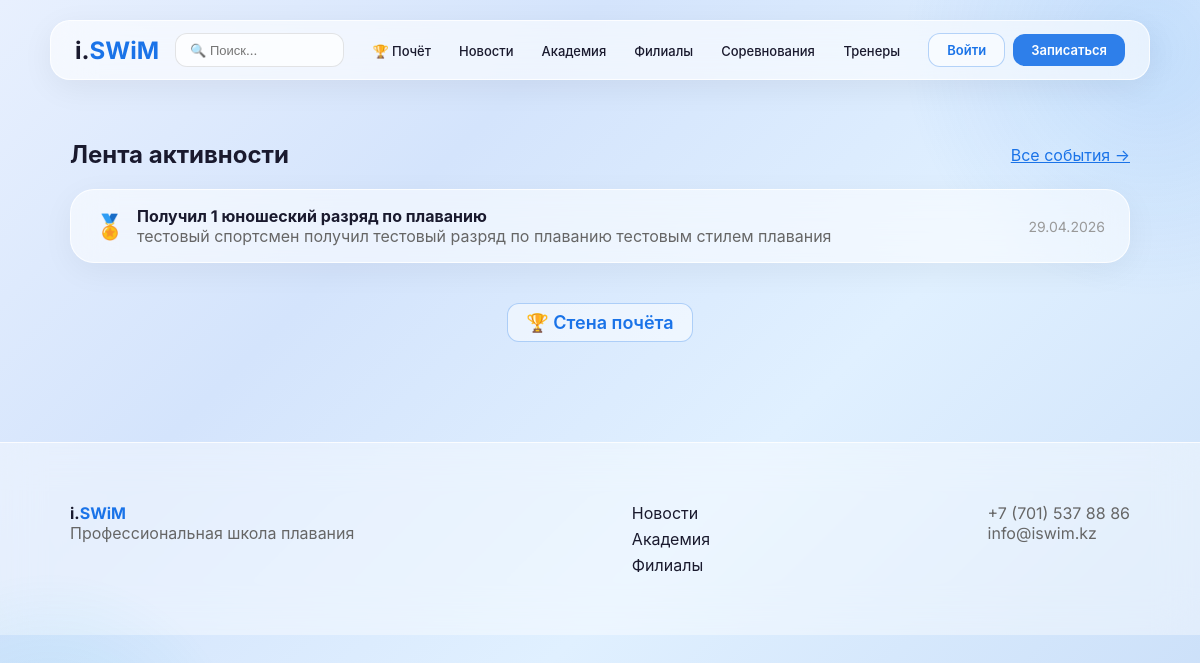
The page / on the database its author committed.
### activity/models.py (models this page shows, shortened)
class Activity(models.Model):
    ACTIVITY_TYPES = [
        ('achievement', 'Достижение'),
        ('competition', 'Соревнование'),
        ('record', 'Рекорд'),
        ('photo', 'Фото'),
        ('other', 'Другое'),
    ]
    user = models.ForeignKey(User, on_delete=models.CASCADE, related_name='activities', verbose_name='Пользователь')
    activity_type = models.CharField(max_length=20, choices=ACTIVITY_TYPES, verbose_name='Тип')
    title = models.CharField(max_length=300, verbose_name='Заголовок')
    description = models.TextField(blank=True, verbose_name='Описание')
    link = models.CharField(max_length=500, blank=True, verbose_name='Ссылка')
    created_at = models.DateTimeField(auto_now_add=True, verbose_name='Создано')
    class Meta:
        verbose_name = 'Активность'
        verbose_name_plural = 'Активности'
        ordering = ['-created_at']

### core/views.py (the view)
# urls.py: path('', index, name='home'),
def index(request):
    activities = Activity.objects.all()[:5]
    return render(request, 'core/index.html', {'activities': activities})

### core/templates/core/index.html
{% extends 'core/base.html' %}
{% block content %}
<div class="container" style="margin-top:40px;">
    {% if activities %}
    <div>
        <div style="display:flex;justify-content:space-between;align-items:center;margin-bottom:20px;">
            <h2 style="font-weight:700;">Лента активности</h2>
            <a href="{% url 'activity_list' %}" style="color:#1a73e8;">Все события →</a>
        </div>
        {% for activity in activities %}
            <div class="glass-card" style="margin-bottom:8px;padding:16px 24px;display:flex;align-items:center;gap:12px;">
                <span style="font-size:24px;">
                    {% if activity.activity_type == 'achievement' %}🏅
                    {% elif activity.activity_type == 'record' %}⭐
                    {% elif activity.activity_type == 'competition' %}🏊
                    {% elif activity.activity_type == 'photo' %}📸
                    {% else %}📣{% endif %}
                </span>
                <div style="flex:1;">
                    <strong>{{ activity.title }}</strong>
                    {% if activity.description %}<p style="color:#666;margin:0;">{{ activity.description }}</p>{% endif %}
                </div>
                <span style="color:#999;font-size:14px;">{{ activity.created_at|date:"d.m.Y" }}</span>
            </div>
        {% endfor %}
    </div>
    {% else %}
    <div class="glass-card" style="text-align:center;padding:48px;">
        <p style="color:#999;font-size:18px;">Пока нет событий</p>
    </div>
    {% endif %}
    <div style="margin-top:40px;text-align:center;">
        <a href="{% url 'wall_of_fame' %}" class="btn-glass-outline" style="font-size:18px;">🏆 Стена почёта</a>
    </div>
</div>
{% endblock %}

### core/templates/core/base.html (style rules this page uses)
* { margin: 0; padding: 0; box-sizing: border-box; }
body { font-family: 'Inter', -apple-system, BlinkMacSystemFont, sans-serif; background: linear-gradient(135deg, #e8f0fe 0%, #d4e4fc 30%, #e0f0ff 60%, #c8ddf8 100%); background-attachment: fixed; min-height: 100vh; color: #1a1a2e; -webkit-font-smoothing: antialiased; }
body::before { content: ''; position: fixed; top: -200px; right: -200px; width: 500px; height: 500px; background: radial-gradient(circle, rgba(26,115,232,0.15) 0%, transparent 70%); border-radius: 50%; pointer-events: none; z-index: 0; }
body::after { content: ''; position: fixed; bottom: -150px; left: -150px; width: 400px; height: 400px; background: radial-gradient(circle, rgba(0,180,216,0.12) 0%, transparent 70%); border-radius: 50%; pointer-events: none; z-index: 0; }
.btn-glass, .btn-glass-outline { padding: 8px 18px; border-radius: 12px; font-weight: 600; font-size: 13px; cursor: pointer; text-decoration: none; display: inline-block; transition: all 0.3s; white-space: nowrap; }
.btn-glass-outline { background: rgba(255,255,255,0.5); border: 1px solid rgba(26,115,232,0.3); color: #1a73e8; }
.container { max-width: 1100px; margin: 0 auto; padding: 20px; }
.glass-card { background: rgba(255,255,255,0.55); backdrop-filter: blur(20px); -webkit-backdrop-filter: blur(20px); border: 1px solid rgba(255,255,255,0.8); border-radius: 24px; padding: 32px; box-shadow: 0 8px 32px rgba(0,0,0,0.05); }

### rows shown on the page
Activity: title "Получил 1 юношеский разряд по плаванию", description "тестовый спортсмен получил тестовый разряд по плаванию тестовым стилем плавания", created_at "29.04.2026"
